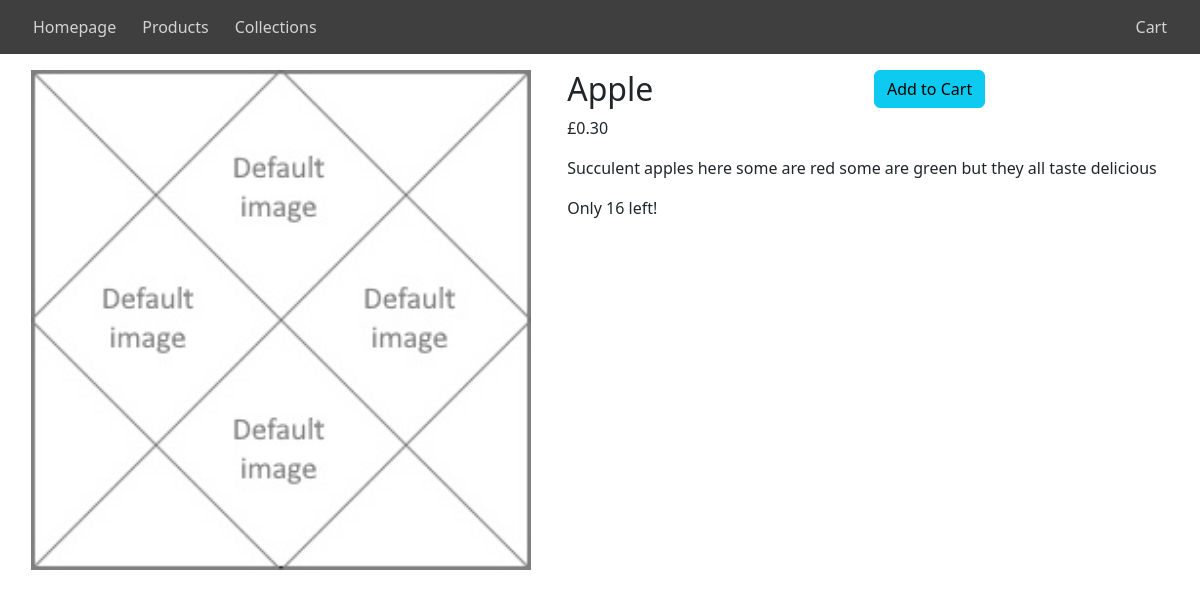
Page /store/products/2/ on the committed database.
### store/models.py (models this page shows, shortened)
class Product(models.Model):
    title = models.CharField(max_length=100)
    description = models.CharField(max_length=500)
    price = models.DecimalField(decimal_places=2, max_digits=6)
    inventory = models.IntegerField()
    photo = models.ImageField(upload_to='products', default='default_image.jpg')
    collection = models.ForeignKey(
        "Collection",
        blank=True,
        null=True,
        on_delete=models.SET_NULL,
        related_name="products",
    )

### store/views.py (the view)
# urls.py: path("products/<int:pk>/", views.ProductDetailView.as_view(), name="detail_products"),
class ProductDetailView(generic.DetailView):
    model = Product
    template_name = "store/product.html"

### store/templates/store/product.html (shortened to what this page needs)
<!DOCTYPE html>
{% extends 'store/base.html' %}
{% block content %}
    {% if object %}
        <div class="container">
            <div class="row justify-content-md-center">
                <div class="col-md-auto">
                    <img src="{{ object.photo.url }}" class="img-fluid" width="500", height="500">
                </div>
                <div class="col-md-auto">
                    <div class="container">
                        <div class="row">
                            <div class="col"><h2>{{ object.title }}</h2></div>
                            <div class="col"><a href="{% url 'add_to_cart' object.id %}" class="btn btn-info" role="button">Add to Cart</a></div>
                        </div>
                        <div class="row"><p>£{{ object.price }}</h2></div>
                        <div class="row"><p>{{ object.description }}</h2></div>
                        <div class="row"><p>Only {{ object.inventory }} left!</h2></div>
                    </div>
                </div>
            </div>
        </div>
    {% else %}
        <p>This product does not exist.</p>
    {% endif %}
{% endblock %}

### rows in the picture
Product: photo (placeholder picture), title "Apple", price "0.30", description "Succulent apples here some are red some are green but they all taste delicious", inventory "16"
